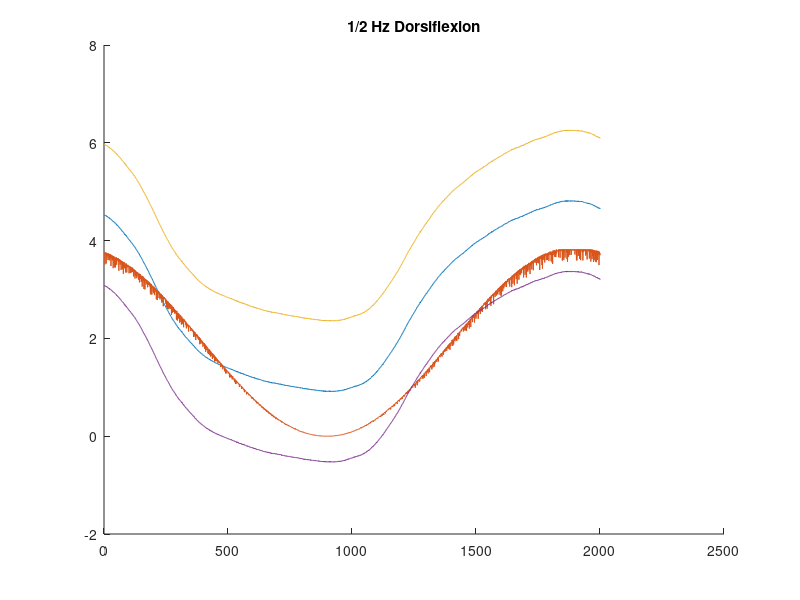

Write the MATLAB code that produced this figure.
clear;
clc;

p7mvcdf = load('Patient7_MVC_DF.txt');
p7df25 = load('PatNo7_VR_AnklePosNeutral_DF_0-50Hz.txt');

p7df_m = p7df25(:,1);
p7df_ref = p7df25(:,2);

serial2lbs_bipolar = 125/2048;
lbs2NmAt15cm = 4.448*.15;

n = 1;
for i = 1:32
    
    df(:,i) = p7df_m(n:2000+n);
    n = n + 2000;
 
    
end

dfm = mean(df,2);

SDdfm = std(dfm);
SDdfmP = dfm + SDdfm;
SDdfmM = dfm - SDdfm;

mvcdf1 = max(p7mvcdf(5500:9500));
mvcdf2 = max(p7mvcdf(25500:29500));
mvcdf3 = max(p7mvcdf(45500:49500));

mvcdfSerial = max([mvcdf1, mvcdf2, mvcdf3]);
mvcdf_Nm = abs(mvcdfSerial)*serial2lbs_bipolar*lbs2NmAt15cm;

refsig = p7df_ref(1:2001);
refsigser2Nm = mvcdf_Nm/4096*0.2;

ref = refsig*refsigser2Nm;

hold on;
title('1/2 Hz Dorsiflexion');
plot(dfm*serial2lbs_bipolar*lbs2NmAt15cm+8.25);
plot(ref);
plot(SDdfmP*serial2lbs_bipolar*lbs2NmAt15cm+8.25);
plot(SDdfmM*serial2lbs_bipolar*lbs2NmAt15cm+8.25);
